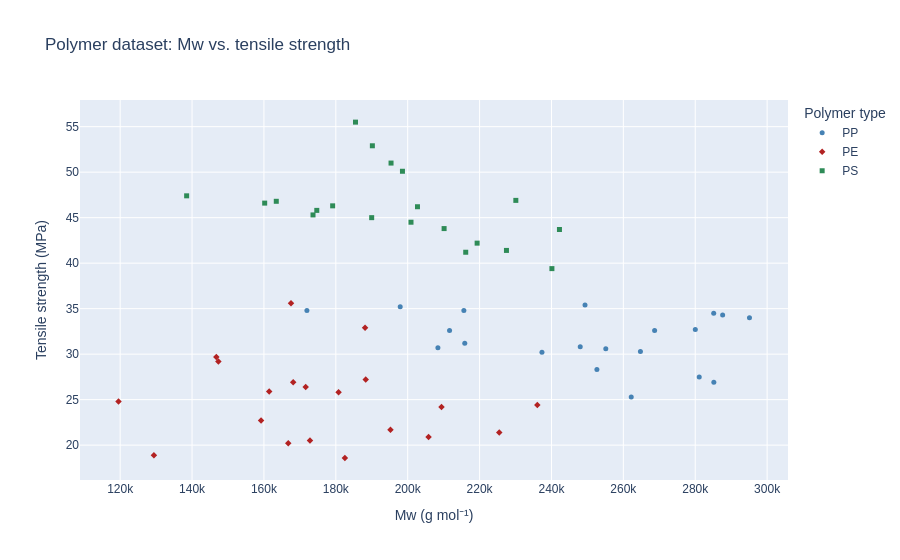

Notebook cell for this chart:
### Markdown cell above
## 2. Basic 2D interactive scatter with `px.scatter`

The key interactive features of a Plotly scatter plot come for free: hover tooltips show the data values under the cursor, click-and-drag zooms into a region, double-click resets the view, and clicking a legend entry toggles that series on and off. The `hover_data` argument adds extra columns to the tooltip beyond the x and y values.

### Code cell
fig_scatter = px.scatter(
    polymer_df,
    x='Mw',
    y='tensile_strength',
    color='polymer_type',
    symbol='polymer_type',
    hover_data={'dispersity': True, 'Tg': True, 'elongation': True},
    color_discrete_map={'PP': '#4682b4', 'PE': '#b22222', 'PS': '#2e8b57'},
    labels={'Mw': 'Mw (g mol⁻¹)', 'tensile_strength': 'Tensile strength (MPa)','polymer_type': 'Polymer type'},
    title='Polymer dataset: Mw vs. tensile strength'
)

fig_scatter.update_traces(marker_size=5)
fig_scatter.update_layout(
    legend_title_text='Polymer type',
    font_family='Arial',
    hoverlabel_font_size=12
)

fig_scatter.show()

### Figure 1 — Plotly figure (JSON) as saved in the notebook; plotly's stock layout.template omitted (floating-point values rounded to 4 significant figures)
{"data": [{"customdata": [[2.73, -2.0, 436.5], [2.53, -2.8, 347.0], [3.29, -7.7, 371.0], [2.74, -4.1, 369.5], [2.63, -4.5, 304.3], [2.66, -4.1, 439.0], [3.01, -1.5, 362.4], [2.95, -4.1, 401.0], [2.97, -2.3, 438.5], [2.97, -4.7, 435.7], [3.66, -3.8, 453.2], [2.64, -2.5, 392.1], [2.6, -10.8, 366.1], [2.47, -6.3, 393.6], [3.05, -6.9, 265.0], [3.25, -7.6, 284.2], [2.75, -6.1, 294.2], [2.46, 1.0, 320.2], [2.47, -8.5, 432.0], [3.06, -1.1, 327.6]], "hovertemplate": "Polymer type=PP<br>Mw (g mol⁻¹)=%{x}<br>Tensile strength (MPa)=%{y}<br>dispersity=%{customdata[0]}<br>Tg=%{customdata[1]}<br>elongation=%{customdata[2]}<extra></extra>", "legendgroup": "PP", "marker": {"color": "#4682b4", "size": 5, "symbol": "circle"}, "mode": "markers", "name": "PP", "orientation": "v", "showlegend": true, "type": "scatter", "x": [262189, 208401, 280018, 287623, 171959, 197913, 255114, 237350, 249328, 215878, 285176, 281112, 252641, 295090, 268700, 215628, 264750, 211645, 285138, 248003], "xaxis": "x", "y": [25.3, 30.7, 32.7, 34.3, 34.8, 35.2, 30.6, 30.2, 35.4, 31.2, 26.9, 27.5, 28.3, 34.0, 32.6, 34.8, 30.3, 32.6, 34.5, 30.8], "yaxis": "y"}, {"customdata": [[2.99, -117.5, 730.6], [3.59, -125.9, 621.9], [3.61, -132.8, 558.9], [4.18, -118.4, 710.6], [3.92, -124.9, 642.9], [3.68, -122.5, 753.6], [4.23, -123.7, 618.3], [2.91, -120.8, 477.6], [3.18, -113.6, 463.2], [3.04, -119.1, 765.1], [3.31, -121.0, 772.4], [2.81, -126.2, 582.0], [3.82, -130.0, 561.7], [3.39, -122.9, 746.1], [2.76, -120.3, 489.3], [2.99, -109.4, 510.5], [3.66, -119.2, 664.3], [3.92, -114.1, 560.5], [4.5, -123.0, 599.5], [4.96, -127.1, 583.7]], "hovertemplate": "Polymer type=PE<br>Mw (g mol⁻¹)=%{x}<br>Tensile strength (MPa)=%{y}<br>dispersity=%{customdata[0]}<br>Tg=%{customdata[1]}<br>elongation=%{customdata[2]}<extra></extra>", "legendgroup": "PE", "marker": {"color": "#b22222", "size": 5, "symbol": "diamond"}, "mode": "markers", "name": "PE", "orientation": "v", "showlegend": true, "type": "scatter", "x": [166764, 225473, 167531, 205813, 147323, 172810, 146749, 168134, 209411, 119544, 195205, 188321, 159205, 129388, 182525, 161468, 188144, 180765, 236062, 171623], "xaxis": "x", "y": [20.2, 21.4, 35.6, 20.9, 29.2, 20.5, 29.7, 26.9, 24.2, 24.8, 21.7, 27.2, 22.7, 18.9, 18.6, 25.9, 32.9, 25.8, 24.4, 26.4], "yaxis": "y"}, {"customdata": [[2.13, 96.5, 3.9], [2.27, 99.6, 2.1], [2.25, 93.0, 4.2], [1.87, 94.1, 3.9], [2.23, 108.5, 2.6], [2.27, 94.9, 3.1], [2.96, 95.6, 3.7], [2.76, 107.3, 3.5], [1.94, 111.6, 3.3], [2.11, 95.3, 3.4], [1.76, 98.5, 3.3], [2.02, 101.4, 3.6], [2.29, 106.9, 4.7], [2.56, 96.1, 1.5], [1.98, 99.0, 3.3], [2.0, 103.1, 3.6], [1.56, 101.7, 3.7], [2.15, 98.5, 3.2], [1.88, 99.5, 2.1], [2.04, 94.5, 3.8]], "hovertemplate": "Polymer type=PS<br>Mw (g mol⁻¹)=%{x}<br>Tensile strength (MPa)=%{y}<br>dispersity=%{customdata[0]}<br>Tg=%{customdata[1]}<br>elongation=%{customdata[2]}<extra></extra>", "legendgroup": "PS", "marker": {"color": "#2e8b57", "size": 5, "symbol": "square"}, "mode": "markers", "name": "PS", "orientation": "v", "showlegend": true, "type": "scatter", "x": [210127, 242224, 202718, 219318, 138495, 198538, 174703, 163436, 173655, 189976, 227477, 160208, 200919, 185475, 190170, 230083, 216143, 240122, 195365, 179122], "xaxis": "x", "y": [43.8, 43.7, 46.2, 42.2, 47.4, 50.1, 45.8, 46.8, 45.3, 45.0, 41.4, 46.6, 44.5, 55.5, 52.9, 46.9, 41.2, 39.4, 51.0, 46.3], "yaxis": "y"}], "layout": {"font": {"family": "Arial"}, "hoverlabel": {"font": {"size": 12}}, "legend": {"title": {"text": "Polymer type"}, "tracegroupgap": 0}, "title": {"text": "Polymer dataset: Mw vs. tensile strength"}, "xaxis": {"anchor": "y", "domain": [0, 1], "title": {"text": "Mw (g mol⁻¹)"}}, "yaxis": {"anchor": "x", "domain": [0, 1], "title": {"text": "Tensile strength (MPa)"}}}}
